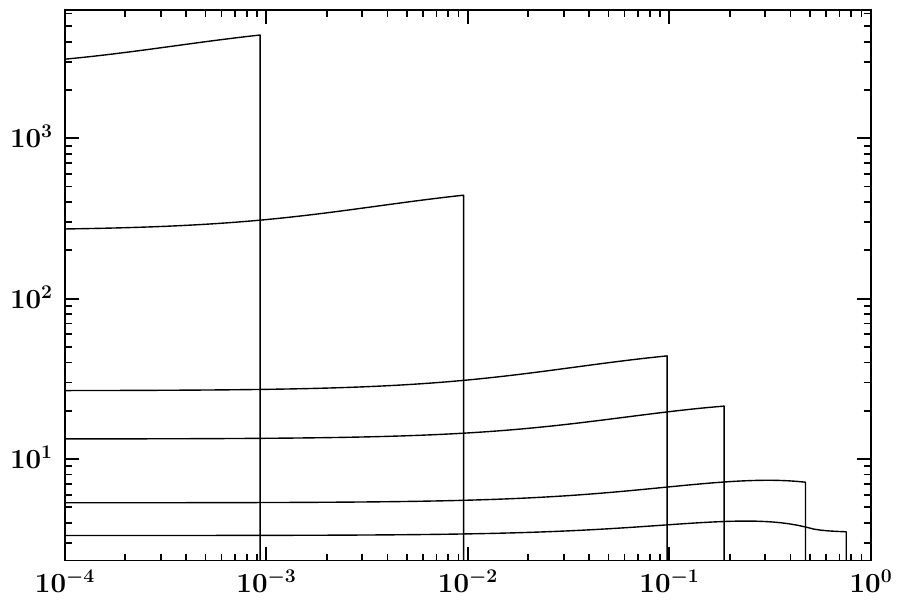

Write the Python code that produced this figure.
import numpy as np
import matplotlib.pyplot as plt
import MatplotlibSettings
from matplotlib import cm
from matplotlib.ticker import LinearLocator

# Skewness
xi = 0.5

# Define splitting function
@np.vectorize
def Pgq(y, x):
    k = xi / x
    CF = 4. / 3.
    k2 = k * k
    y2 = y * y
    P1 = 2 * CF * ( 1 + ( 1 - y )**2 - k2 * y2 ) / y / ( 1 - k2 * y2 )
    P2 = - 2 * CF * ( 1 - k )**2 / k / ( 1 - k2 * y2 )
    return ( ( P1 if y < 1 else 0 ) + ( P2 if k > 1 else 0 ) if y > x else 0 )

# Make data.
#X = np.arange(0.001, 1, 0.01)
#Y = np.arange(0.001, 2, 0.01)
#X, Y = np.meshgrid(X, Y)
#Z = Pgq(Y, X)

x = np.logspace(-4, 0, 100)
print(x)

plt.yscale("log")
plt.xscale("log")
plt.xlim(0.0001, 1)
plt.plot(x, Pgq(0.001, x),  c = "k", lw = 1)
plt.plot(x, Pgq(0.01, x),  c = "k", lw = 1)
plt.plot(x, Pgq(0.1, x),  c = "k", lw = 1)
plt.plot(x, Pgq(0.2, x),  c = "k", lw = 1)
plt.plot(x, Pgq(0.5, x),  c = "k", lw = 1)
plt.plot(x, Pgq(0.8, x),  c = "k", lw = 1)

plt.savefig('PgqGPD3D.pdf')
#plt.show()
